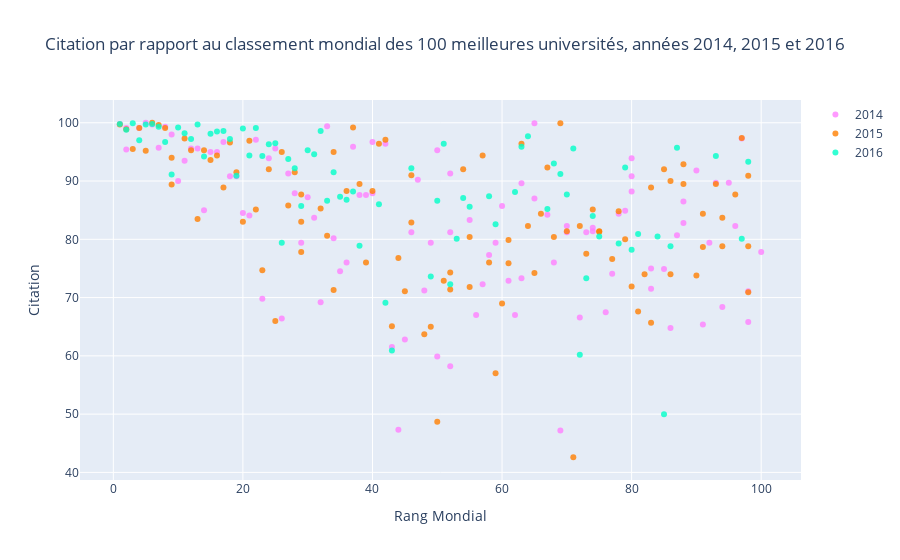

Notebook cell for this chart:
### Markdown cell above
<a id="3"></a> <br>
<font color='purple'>
## 3. Scatter

<font color='black'>
Exemple de dispersion: Citation par rapport au classement mondial des 100 meilleures universités, années 2014, 2015 et 2016

 * Importe les objets graph via "go" 
 * Création de traces 
     * x : axe x 
     * y : axe y 
     * mode: type de tracé comme marqueur, ligne ou ligne + marqueurs 
     * name : nom des plots 
     * marker : marker est utilisé comme un dictionnaire. 
         * color : couleur des lignes. Il faut du RVB (rouge, vert, bleu) et l'opacité (alpha) 
     * text : Le texte du survol (le survol est un curseur) 
 * data : est une liste à laquelle nous ajoutons des traces 
 * layout : c'est un dictionnaire. 
     * title : titre de la mise en page 
     * x axis : c'est le dictionnaire 
         * title : étiquette de l'axe des x 
         * ticklen : longueur des marques (graduation) de l'axe x 
         * zeroline : montrant zéro ligne ou non
     * y axis : C'est un dictionnaire et le même pour chacun des axes x
 * fig : il comprend les données et la mise en page 
 * iplot() : trace la figure (fig) créée par les données et la disposition

### Code cell
# Préparation des trames de données (data frame)
df2014 = timesData[timesData.year == 2014].iloc[:100,:]
df2015 = timesData[timesData.year == 2015].iloc[:100,:]
df2016 = timesData[timesData.year == 2016].iloc[:100,:]
# import graph objects as "go"
import plotly.graph_objs as go

# Création de la trace 1 _ 2014
trace1 =go.Scatter(
                    x = df2014.world_rank,
                    y = df2014.citations,
                    mode = "markers",
                    name = "2014",
                    marker = dict(color = 'rgba(255, 128, 255, 0.8)'),
                    text = df2014.university_name)
# Création de la trace 2 _ 2015
trace2 =go.Scatter(
                    x = df2015.world_rank,
                    y = df2015.citations,
                    mode = "markers",
                    name = "2015",
                    marker = dict(color = 'rgba(255, 128, 2, 0.8)'),
                    text = df2015.university_name)
# Création de la trace 3 _ 2016
trace3 =go.Scatter(
                    x = df2016.world_rank,
                    y = df2016.citations,
                    mode = "markers",
                    name = "2016",
                    marker = dict(color = 'rgba(0, 255, 200, 0.8)'),
                    text = df2016.university_name)
data = [trace1, trace2, trace3]
layout = dict(title = 'Citation par rapport au classement mondial des 100 meilleures universités, années 2014, 2015 et 2016',
              xaxis = dict(title = 'Rang Mondial',ticklen = 5,zeroline = False),
              yaxis = dict(title = 'Citation',ticklen= 5,zeroline = False)
             )
fig = dict(data = data, layout = layout)
iplot(fig)

### Figure 1 — Plotly figure (JSON) as saved in the notebook; plotly's stock layout.template omitted (floating-point values rounded to 4 significant figures)
{"data": [{"marker": {"color": "rgba(255, 128, 255, 0.8)"}, "mode": "markers", "name": "2014", "text": ["California Institute of Technology", "Harvard University", "University of Oxford", "Stanford University", "Massachusetts Institute of Technology", "Princeton University", "University of Cambridge", "University of California, Berkeley", "University of Chicago", "Imperial College London", "Yale University", "University of California, Los Angeles", "Columbia University", "ETH Zurich – Swiss Federal Institute of Technology Zurich", "Johns Hopkins University", "University of Pennsylvania", "Duke University", "University of Michigan", "Cornell University", "University of Toronto", "University College London", "Northwestern University", "University of Tokyo", "Carnegie Mellon University", "University of Washington", "National University of Singapore", "University of Texas at Austin", "Georgia Institute of Technology", "University of Illinois at Urbana-Champaign", "University of Wisconsin-Madison", "University of British Columbia", "London School of Economics and Political Science", "University of California, Santa Barbara", "University of Melbourne", "McGill University", "Karolinska Institute", "École Polytechnique Fédérale de Lausanne", "King’s College London", "University of Edinburgh", "New York University", "University of California, San Diego", "Washington University in St Louis", "University of Hong Kong", "Seoul National University", "Peking University", "University of Minnesota", "University of North Carolina at Chapel Hill", "Australian National University", "Pennsylvania State University", "Boston University", "Tsinghua University", "Brown University", "Kyoto University", "University of California, Davis", "LMU Munich", "Korea Advanced Institute of Science and Technology (KAIST)", "Hong Kong University of Science and Technology", "University of Manchester", "Ohio State University", "Pohang University of Science and Technology", "KU Leuven", "Purdue University", "The University of Queensland", "University of Göttingen", "Rice University", "École Normale Supérieure", "Leiden University", "Heidelberg University", "Delft University of Technology", "University of Southern California", "École Polytechnique", "University of Sydney", "Erasmus University Rotterdam", "University of Basel", "Utrecht University", "Nanyang Technological University", "Wageningen University and Research Center", "University of Pittsburgh", "University of Bristol", "Durham University", "Emory University", "Tufts University", "Michigan State University", "University of Amsterdam", "Ghent University", "Free University of Berlin", "Technical University of Munich", "Case Western Reserve University", "Vanderbilt University", "University of Notre Dame", "Monash University", "McMaster University", "University of California, Irvine", "Humboldt University of Berlin", "University of Rochester", "Pierre and Marie Curie University", "University of Colorado Boulder", "Maastricht University", "University of Groningen", "University of Helsinki"], "type": "scatter", "x": ["1", "2", "2", "4", "5", "6", "7", "8", "9", "10", "11", "12", "13", "14", "15", "16", "17", "18", "19", "20", "21", "22", "23", "24", "25", "26", "27", "28", "29", "30", "31", "32", "33", "34", "35", "36", "37", "38", "39", "40", "40", "42", "43", "44", "45", "46", "47", "48", "49", "50", "50", "52", "52", "52", "55", "56", "57", "58", "59", "60", "61", "62", "63", "63", "65", "65", "67", "68", "69", "70", "70", "72", "73", "74", "74", "76", "77", "78", "79", "80", "80", "80", "83", "83", "85", "86", "87", "88", "88", "90", "91", "92", "93", "94", "95", "96", "97", "98", "98", "100"], "y": [99.8, 99.1, 95.4, 99.1, 100, 99.7, 95.7, 99.3, 98, 90, 93.5, 95.6, 95.6, 85, 95, 95, 96.7, 90.8, 90.8, 84.5, 84.1, 97.1, 69.8, 93.9, 95.6, 66.4, 91.3, 87.9, 79.4, 87.2, 83.7, 69.2, 99.4, 80.2, 74.5, 76, 95.9, 87.6, 87.6, 87.9, 96.7, 96.4, 61.5, 47.3, 62.8, 81.2, 90.2, 71.2, 79.4, 95.3, 59.9, 91.3, 58.2, 81.2, 83.3, 67, 72.3, 77.3, 79.4, 85.7, 72.9, 67, 73.3, 89.6, 99.9, 87, 84.2, 76, 47.2, 81.2, 82.3, 66.6, 81.2, 81.4, 82, 67.5, 74.1, 84.4, 84.9, 88.2, 90.8, 93.9, 71.5, 75, 74.9, 64.8, 80.7, 82.8, 86.5, 91.8, 65.4, 79.4, 89.7, 68.4, 89.7, 82.3, 97.3, 65.8, 71.1, 77.8]}, {"marker": {"color": "rgba(255, 128, 2, 0.8)"}, "mode": "markers", "name": "2015", "text": ["California Institute of Technology", "Harvard University", "University of Oxford", "Stanford University", "University of Cambridge", "Massachusetts Institute of Technology", "Princeton University", "University of California, Berkeley", "Imperial College London", "Yale University", "University of Chicago", "University of California, Los Angeles", "ETH Zurich – Swiss Federal Institute of Technology Zurich", "Columbia University", "Johns Hopkins University", "University of Pennsylvania", "University of Michigan", "Duke University", "Cornell University", "University of Toronto", "Northwestern University", "University College London", "University of Tokyo", "Carnegie Mellon University", "National University of Singapore", "University of Washington", "Georgia Institute of Technology", "University of Texas at Austin", "LMU Munich", "University of Illinois at Urbana-Champaign", "University of Wisconsin-Madison", "University of British Columbia", "University of Melbourne", "London School of Economics and Political Science", "École Polytechnique Fédérale de Lausanne", "University of Edinburgh", "University of California, Santa Barbara", "New York University", "McGill University", "King’s College London", "University of California, San Diego", "Washington University in St Louis", "University of Hong Kong", "Karolinska Institute", "Australian National University", "University of Minnesota", "University of North Carolina at Chapel Hill", "Peking University", "Tsinghua University", "Seoul National University", "Hong Kong University of Science and Technology", "Korea Advanced Institute of Science and Technology (KAIST)", "University of Manchester", "Brown University", "KU Leuven", "University of California, Davis", "Boston University", "Pennsylvania State University", "Kyoto University", "University of Sydney", "Nanyang Technological University", "École Polytechnique", "Scuola Normale Superiore di Pisa", "Leiden University", "The University of Queensland", "Pohang University of Science and Technology", "University of Göttingen", "Ohio State University", "Rice University", "Heidelberg University", "Delft University of Technology", "Erasmus University Rotterdam", "Wageningen University and Research Center", "University of Bristol", "University of Basel", "University of Southern California", "University of Amsterdam", "École Normale Supérieure", "Utrecht University", "Humboldt University of Berlin", "Free University of Berlin", "Michigan State University", "Durham University", "Monash University", "Middle East Technical University", "University of Arizona", "University of Notre Dame", "Tufts University", "University of California, Irvine", "Ghent University", "University of Massachusetts", "University of Pittsburgh", "Emory University", "McMaster University", "University of Glasgow", "Vanderbilt University", "University of Colorado Boulder", "Stockholm University", "Technical University of Munich", "Uppsala University"], "type": "scatter", "x": ["1", "2", "3", "4", "5", "6", "7", "8", "9", "9", "11", "12", "13", "14", "15", "16", "17", "18", "19", "20", "21", "22", "23", "24", "25", "26", "27", "28", "29", "29", "29", "32", "33", "34", "34", "36", "37", "38", "39", "40", "41", "42", "43", "44", "45", "46", "46", "48", "49", "50", "51", "52", "52", "54", "55", "55", "57", "58", "59", "60", "61", "61", "63", "64", "65", "66", "67", "68", "69", "70", "71", "72", "73", "74", "75", "75", "77", "78", "79", "80", "81", "82", "83", "83", "85", "86", "86", "88", "88", "90", "91", "91", "93", "94", "94", "96", "97", "98", "98", "98"], "y": [99.7, 98.9, 95.5, 99.1, 95.2, 100, 99.6, 99.1, 89.4, 94, 97.3, 95.3, 83.5, 95.3, 93.6, 94.4, 88.9, 96.6, 91.5, 83, 96.9, 85.1, 74.7, 92, 66, 95, 85.8, 91.5, 83, 77.8, 87.7, 85.3, 80.6, 71.3, 95, 88.3, 99.2, 89.5, 76, 88.3, 96.4, 97.1, 65.1, 76.8, 71.1, 82.9, 91, 63.7, 65, 48.7, 72.9, 71.4, 74.3, 92, 71.8, 80.4, 94.4, 76, 57, 69, 75.9, 79.9, 96.4, 82.3, 74.2, 84.4, 92.3, 80.4, 99.9, 81.4, 42.6, 82.3, 77.5, 85.1, 81.4, 81.3, 76.6, 84.8, 80, 71.9, 67.6, 74, 88.9, 65.7, 92, 74, 90, 92.9, 89.5, 73.8, 78.7, 84.4, 89.5, 78.8, 83.7, 87.7, 97.4, 90.9, 78.8, 70.9]}, {"marker": {"color": "rgba(0, 255, 200, 0.8)"}, "mode": "markers", "name": "2016", "text": ["California Institute of Technology", "University of Oxford", "Stanford University", "University of Cambridge", "Massachusetts Institute of Technology", "Harvard University", "Princeton University", "Imperial College London", "ETH Zurich – Swiss Federal Institute of Technology Zurich", "University of Chicago", "Johns Hopkins University", "Yale University", "University of California, Berkeley", "University College London", "Columbia University", "University of California, Los Angeles", "University of Pennsylvania", "Cornell University", "University of Toronto", "Duke University", "University of Michigan", "Carnegie Mellon University", "London School of Economics and Political Science", "University of Edinburgh", "Northwestern University", "National University of Singapore", "King’s College London", "Karolinska Institute", "LMU Munich", "New York University", "École Polytechnique Fédérale de Lausanne", "University of Washington", "University of Melbourne", "University of British Columbia", "KU Leuven", "University of Illinois at Urbana-Champaign", "Heidelberg University", "McGill University", "University of California, San Diego", "University of California, Santa Barbara", "Georgia Institute of Technology", "Peking University", "University of Tokyo", "University of California, Davis", "University of Hong Kong", "University of Texas at Austin", "Tsinghua University", "Wageningen University and Research Center", "Humboldt University of Berlin", "University of Wisconsin-Madison", "Brown University", "Australian National University", "Technical University of Munich", "École Normale Supérieure", "Nanyang Technological University", "University of Manchester", "University of Sydney", "University of Amsterdam", "Hong Kong University of Science and Technology", "The University of Queensland", "Washington University in St Louis", "Utrecht University", "University of North Carolina at Chapel Hill", "Boston University", "Delft University of Technology", "University of Minnesota", "Leiden University", "University of Southern California", "University of Bristol", "Durham University", "Erasmus University Rotterdam", "Free University of Berlin", "Monash University", "University of Groningen", "Pennsylvania State University", "University of Glasgow", "University of Helsinki", "University of Tübingen", "University of Pittsburgh", "University of Warwick", "Uppsala University", "University of Copenhagen", "University of New South Wales", "University of Freiburg", "Seoul National University", "University of St Andrews", "Vanderbilt University", "Kyoto University", "Maastricht University", "Emory University", "Lund University", "Ohio State University", "University of Exeter", "University of Bonn", "Georgetown University", "McMaster University", "University of Sheffield", "Queen Mary University of London", "University of Göttingen", "Michigan State University"], "type": "scatter", "x": ["1", "2", "3", "4", "5", "6", "7", "8", "9", "10", "11", "12", "13", "14", "15", "16", "17", "18", "19", "20", "21", "22", "23", "24", "25", "26", "27", "28", "29", "30", "31", "32", "33", "34", "35", "36", "37", "38", "=39", "=39", "41", "42", "43", "=44", "=44", "46", "=47", "=47", "49", "50", "51", "52", "53", "54", "55", "=56", "=56", "58", "59", "=60", "=60", "62", "63", "64", "=65", "=65", "67", "68", "69", "70", "71", "72", "73", "74", "75", "=76", "=76", "78", "79", "80", "81", "=82", "=82", "84", "85", "86", "87", "=88", "=88", "=90", "=90", "=90", "93", "=94", "=94", "=94", "97", "98", "=99", "=99"], "y": [99.8, 98.8, 99.9, 97, 99.7, 99.8, 99.3, 96.7, 91.1, 99.2, 98.2, 97.2, 99.7, 94.2, 98.1, 98.5, 98.6, 97.2, 90.9, 99, 94.4, 99.1, 94.3, 96.3, 96.5, 79.4, 93.8, 92.2, 85.7, 95.3, 94.6, 98.6, 86.6, 91.5, 87.3, 86.8, 88.2, 78.9, 98.7, 99.2, 86, 69.1, 60.9, 84.3, 70.1, 92.2, 58.8, 87.8, 73.6, 86.6, 96.4, 72.3, 80.1, 87.1, 85.6, 77.3, 77.5, 87.4, 82.6, 82.4, 99.2, 88.1, 95.9, 97.7, 61.5, 88, 85.2, 93, 91.2, 87.7, 95.6, 60.2, 73.3, 84, 80.5, 92.3, 82.1, 79.3, 92.3, 78.2, 80.9, 86.2, 82.1, 80.5, 50, 78.8, 95.7, 46.6, 82.7, 96.7, 81.3, 83.2, 94.3, 85.3, 82.5, 84.9, 80.1, 93.3, 72.7, 76.8]}], "layout": {"title": {"text": "Citation par rapport au classement mondial des 100 meilleures universités, années 2014, 2015 et 2016"}, "xaxis": {"ticklen": 5, "title": {"text": "Rang Mondial"}, "zeroline": false}, "yaxis": {"ticklen": 5, "title": {"text": "Citation"}, "zeroline": false}}}
